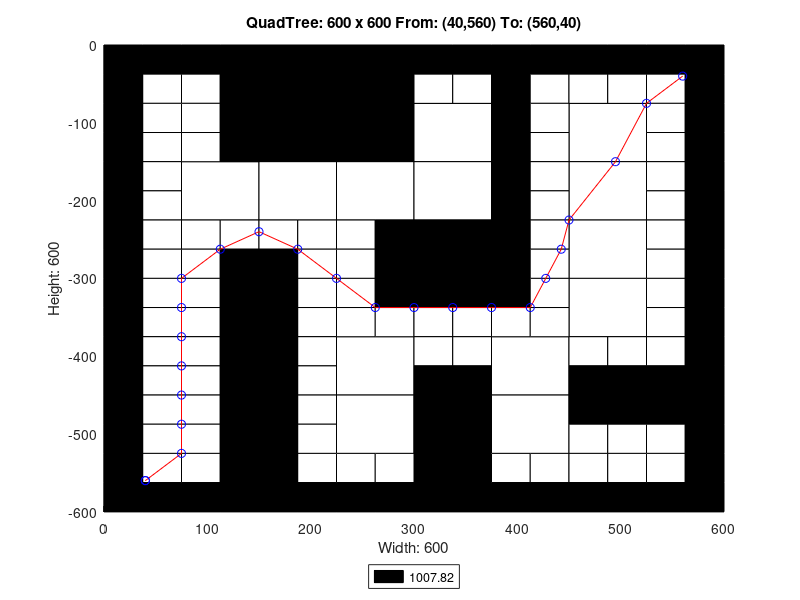

The MATLAB script that drew this image:
axis([0 600 -600 0]);
title('QuadTree: 600 x 600 From: (40,560) To: (560,40)');
xlabel('Width: 600');
ylabel('Height: 600');
rectangle('Position',[150 -150 150 150], 'FaceColor',[0 0 0]);
rectangle('Position',[75 -225 75 75], 'FaceColor',[1 1 1]);
rectangle('Position',[150 -225 75 75], 'FaceColor',[1 1 1]);
rectangle('Position',[225 -225 75 75], 'FaceColor',[1 1 1]);
rectangle('Position',[300 -150 75 75], 'FaceColor',[1 1 1]);
rectangle('Position',[450 -150 75 75], 'FaceColor',[1 1 1]);
rectangle('Position',[300 -225 75 75], 'FaceColor',[1 1 1]);
rectangle('Position',[300 -300 75 75], 'FaceColor',[0 0 0]);
rectangle('Position',[450 -225 75 75], 'FaceColor',[1 1 1]);
rectangle('Position',[450 -300 75 75], 'FaceColor',[1 1 1]);
rectangle('Position',[225 -450 75 75], 'FaceColor',[1 1 1]);
rectangle('Position',[225 -525 75 75], 'FaceColor',[1 1 1]);
rectangle('Position',[375 -450 75 75], 'FaceColor',[1 1 1]);
rectangle('Position',[450 -375 75 75], 'FaceColor',[1 1 1]);
rectangle('Position',[300 -525 75 75], 'FaceColor',[0 0 0]);
rectangle('Position',[375 -525 75 75], 'FaceColor',[1 1 1]);
rectangle('Position',[300 -600 75 75], 'FaceColor',[0 0 0]);
rectangle('Position',[0 -37.5 37.5 37.5], 'FaceColor',[0 0 0]);
rectangle('Position',[37.5 -37.5 37.5 37.5], 'FaceColor',[0 0 0]);
rectangle('Position',[0 -75 37.5 37.5], 'FaceColor',[0 0 0]);
rectangle('Position',[37.5 -75 37.5 37.5], 'FaceColor',[1 1 1]);
rectangle('Position',[75 -37.5 37.5 37.5], 'FaceColor',[0 0 0]);
rectangle('Position',[112.5 -37.5 37.5 37.5], 'FaceColor',[0 0 0]);
rectangle('Position',[75 -75 37.5 37.5], 'FaceColor',[1 1 1]);
rectangle('Position',[112.5 -75 37.5 37.5], 'FaceColor',[0 0 0]);
rectangle('Position',[0 -112.5 37.5 37.5], 'FaceColor',[0 0 0]);
rectangle('Position',[37.5 -112.5 37.5 37.5], 'FaceColor',[1 1 1]);
rectangle('Position',[0 -150 37.5 37.5], 'FaceColor',[0 0 0]);
rectangle('Position',[37.5 -150 37.5 37.5], 'FaceColor',[1 1 1]);
rectangle('Position',[75 -112.5 37.5 37.5], 'FaceColor',[1 1 1]);
rectangle('Position',[112.5 -112.5 37.5 37.5], 'FaceColor',[0 0 0]);
rectangle('Position',[75 -150 37.5 37.5], 'FaceColor',[1 1 1]);
rectangle('Position',[112.5 -150 37.5 37.5], 'FaceColor',[0 0 0]);
rectangle('Position',[0 -187.5 37.5 37.5], 'FaceColor',[0 0 0]);
rectangle('Position',[37.5 -187.5 37.5 37.5], 'FaceColor',[1 1 1]);
rectangle('Position',[0 -225 37.5 37.5], 'FaceColor',[0 0 0]);
rectangle('Position',[37.5 -225 37.5 37.5], 'FaceColor',[1 1 1]);
rectangle('Position',[0 -262.5 37.5 37.5], 'FaceColor',[0 0 0]);
rectangle('Position',[37.5 -262.5 37.5 37.5], 'FaceColor',[1 1 1]);
rectangle('Position',[0 -300 37.5 37.5], 'FaceColor',[0 0 0]);
rectangle('Position',[37.5 -300 37.5 37.5], 'FaceColor',[1 1 1]);
rectangle('Position',[75 -262.5 37.5 37.5], 'FaceColor',[1 1 1]);
rectangle('Position',[112.5 -262.5 37.5 37.5], 'FaceColor',[1 1 1]);
rectangle('Position',[75 -300 37.5 37.5], 'FaceColor',[1 1 1]);
rectangle('Position',[112.5 -300 37.5 37.5], 'FaceColor',[0 0 0]);
rectangle('Position',[150 -262.5 37.5 37.5], 'FaceColor',[1 1 1]);
rectangle('Position',[187.5 -262.5 37.5 37.5], 'FaceColor',[1 1 1]);
rectangle('Position',[150 -300 37.5 37.5], 'FaceColor',[0 0 0]);
rectangle('Position',[187.5 -300 37.5 37.5], 'FaceColor',[1 1 1]);
rectangle('Position',[225 -262.5 37.5 37.5], 'FaceColor',[1 1 1]);
rectangle('Position',[262.5 -262.5 37.5 37.5], 'FaceColor',[0 0 0]);
rectangle('Position',[225 -300 37.5 37.5], 'FaceColor',[1 1 1]);
rectangle('Position',[262.5 -300 37.5 37.5], 'FaceColor',[0 0 0]);
rectangle('Position',[300 -37.5 37.5 37.5], 'FaceColor',[0 0 0]);
rectangle('Position',[337.5 -37.5 37.5 37.5], 'FaceColor',[0 0 0]);
rectangle('Position',[300 -75 37.5 37.5], 'FaceColor',[1 1 1]);
rectangle('Position',[337.5 -75 37.5 37.5], 'FaceColor',[1 1 1]);
rectangle('Position',[375 -37.5 37.5 37.5], 'FaceColor',[0 0 0]);
rectangle('Position',[412.5 -37.5 37.5 37.5], 'FaceColor',[0 0 0]);
rectangle('Position',[375 -75 37.5 37.5], 'FaceColor',[0 0 0]);
rectangle('Position',[412.5 -75 37.5 37.5], 'FaceColor',[1 1 1]);
rectangle('Position',[375 -112.5 37.5 37.5], 'FaceColor',[0 0 0]);
rectangle('Position',[412.5 -112.5 37.5 37.5], 'FaceColor',[1 1 1]);
rectangle('Position',[375 -150 37.5 37.5], 'FaceColor',[0 0 0]);
rectangle('Position',[412.5 -150 37.5 37.5], 'FaceColor',[1 1 1]);
rectangle('Position',[450 -37.5 37.5 37.5], 'FaceColor',[0 0 0]);
rectangle('Position',[487.5 -37.5 37.5 37.5], 'FaceColor',[0 0 0]);
rectangle('Position',[450 -75 37.5 37.5], 'FaceColor',[1 1 1]);
rectangle('Position',[487.5 -75 37.5 37.5], 'FaceColor',[1 1 1]);
rectangle('Position',[525 -37.5 37.5 37.5], 'FaceColor',[0 0 0]);
rectangle('Position',[562.5 -37.5 37.5 37.5], 'FaceColor',[0 0 0]);
rectangle('Position',[525 -75 37.5 37.5], 'FaceColor',[1 1 1]);
rectangle('Position',[562.5 -75 37.5 37.5], 'FaceColor',[0 0 0]);
rectangle('Position',[525 -112.5 37.5 37.5], 'FaceColor',[1 1 1]);
rectangle('Position',[562.5 -112.5 37.5 37.5], 'FaceColor',[0 0 0]);
rectangle('Position',[525 -150 37.5 37.5], 'FaceColor',[1 1 1]);
rectangle('Position',[562.5 -150 37.5 37.5], 'FaceColor',[0 0 0]);
rectangle('Position',[375 -187.5 37.5 37.5], 'FaceColor',[0 0 0]);
rectangle('Position',[412.5 -187.5 37.5 37.5], 'FaceColor',[1 1 1]);
rectangle('Position',[375 -225 37.5 37.5], 'FaceColor',[0 0 0]);
rectangle('Position',[412.5 -225 37.5 37.5], 'FaceColor',[1 1 1]);
rectangle('Position',[375 -262.5 37.5 37.5], 'FaceColor',[0 0 0]);
rectangle('Position',[412.5 -262.5 37.5 37.5], 'FaceColor',[1 1 1]);
rectangle('Position',[375 -300 37.5 37.5], 'FaceColor',[0 0 0]);
rectangle('Position',[412.5 -300 37.5 37.5], 'FaceColor',[1 1 1]);
rectangle('Position',[525 -187.5 37.5 37.5], 'FaceColor',[1 1 1]);
rectangle('Position',[562.5 -187.5 37.5 37.5], 'FaceColor',[0 0 0]);
rectangle('Position',[525 -225 37.5 37.5], 'FaceColor',[1 1 1]);
rectangle('Position',[562.5 -225 37.5 37.5], 'FaceColor',[0 0 0]);
rectangle('Position',[525 -262.5 37.5 37.5], 'FaceColor',[1 1 1]);
rectangle('Position',[562.5 -262.5 37.5 37.5], 'FaceColor',[0 0 0]);
rectangle('Position',[525 -300 37.5 37.5], 'FaceColor',[1 1 1]);
rectangle('Position',[562.5 -300 37.5 37.5], 'FaceColor',[0 0 0]);
rectangle('Position',[0 -337.5 37.5 37.5], 'FaceColor',[0 0 0]);
rectangle('Position',[37.5 -337.5 37.5 37.5], 'FaceColor',[1 1 1]);
rectangle('Position',[0 -375 37.5 37.5], 'FaceColor',[0 0 0]);
rectangle('Position',[37.5 -375 37.5 37.5], 'FaceColor',[1 1 1]);
rectangle('Position',[75 -337.5 37.5 37.5], 'FaceColor',[1 1 1]);
rectangle('Position',[112.5 -337.5 37.5 37.5], 'FaceColor',[0 0 0]);
rectangle('Position',[75 -375 37.5 37.5], 'FaceColor',[1 1 1]);
rectangle('Position',[112.5 -375 37.5 37.5], 'FaceColor',[0 0 0]);
rectangle('Position',[0 -412.5 37.5 37.5], 'FaceColor',[0 0 0]);
rectangle('Position',[37.5 -412.5 37.5 37.5], 'FaceColor',[1 1 1]);
rectangle('Position',[0 -450 37.5 37.5], 'FaceColor',[0 0 0]);
rectangle('Position',[37.5 -450 37.5 37.5], 'FaceColor',[1 1 1]);
rectangle('Position',[75 -412.5 37.5 37.5], 'FaceColor',[1 1 1]);
rectangle('Position',[112.5 -412.5 37.5 37.5], 'FaceColor',[0 0 0]);
rectangle('Position',[75 -450 37.5 37.5], 'FaceColor',[1 1 1]);
rectangle('Position',[112.5 -450 37.5 37.5], 'FaceColor',[0 0 0]);
rectangle('Position',[150 -337.5 37.5 37.5], 'FaceColor',[0 0 0]);
rectangle('Position',[187.5 -337.5 37.5 37.5], 'FaceColor',[1 1 1]);
rectangle('Position',[150 -375 37.5 37.5], 'FaceColor',[0 0 0]);
rectangle('Position',[187.5 -375 37.5 37.5], 'FaceColor',[1 1 1]);
rectangle('Position',[225 -337.5 37.5 37.5], 'FaceColor',[1 1 1]);
rectangle('Position',[262.5 -337.5 37.5 37.5], 'FaceColor',[0 0 0]);
rectangle('Position',[225 -375 37.5 37.5], 'FaceColor',[1 1 1]);
rectangle('Position',[262.5 -375 37.5 37.5], 'FaceColor',[1 1 1]);
rectangle('Position',[150 -412.5 37.5 37.5], 'FaceColor',[0 0 0]);
rectangle('Position',[187.5 -412.5 37.5 37.5], 'FaceColor',[1 1 1]);
rectangle('Position',[150 -450 37.5 37.5], 'FaceColor',[0 0 0]);
rectangle('Position',[187.5 -450 37.5 37.5], 'FaceColor',[1 1 1]);
rectangle('Position',[0 -487.5 37.5 37.5], 'FaceColor',[0 0 0]);
rectangle('Position',[37.5 -487.5 37.5 37.5], 'FaceColor',[1 1 1]);
rectangle('Position',[0 -525 37.5 37.5], 'FaceColor',[0 0 0]);
rectangle('Position',[37.5 -525 37.5 37.5], 'FaceColor',[1 1 1]);
rectangle('Position',[75 -487.5 37.5 37.5], 'FaceColor',[1 1 1]);
rectangle('Position',[112.5 -487.5 37.5 37.5], 'FaceColor',[0 0 0]);
rectangle('Position',[75 -525 37.5 37.5], 'FaceColor',[1 1 1]);
rectangle('Position',[112.5 -525 37.5 37.5], 'FaceColor',[0 0 0]);
rectangle('Position',[0 -562.5 37.5 37.5], 'FaceColor',[0 0 0]);
rectangle('Position',[37.5 -562.5 37.5 37.5], 'FaceColor',[1 1 1]);
rectangle('Position',[0 -600 37.5 37.5], 'FaceColor',[0 0 0]);
rectangle('Position',[37.5 -600 37.5 37.5], 'FaceColor',[0 0 0]);
rectangle('Position',[75 -562.5 37.5 37.5], 'FaceColor',[1 1 1]);
rectangle('Position',[112.5 -562.5 37.5 37.5], 'FaceColor',[0 0 0]);
rectangle('Position',[75 -600 37.5 37.5], 'FaceColor',[0 0 0]);
rectangle('Position',[112.5 -600 37.5 37.5], 'FaceColor',[0 0 0]);
rectangle('Position',[150 -487.5 37.5 37.5], 'FaceColor',[0 0 0]);
rectangle('Position',[187.5 -487.5 37.5 37.5], 'FaceColor',[1 1 1]);
rectangle('Position',[150 -525 37.5 37.5], 'FaceColor',[0 0 0]);
rectangle('Position',[187.5 -525 37.5 37.5], 'FaceColor',[1 1 1]);
rectangle('Position',[150 -562.5 37.5 37.5], 'FaceColor',[0 0 0]);
rectangle('Position',[187.5 -562.5 37.5 37.5], 'FaceColor',[1 1 1]);
rectangle('Position',[150 -600 37.5 37.5], 'FaceColor',[0 0 0]);
rectangle('Position',[187.5 -600 37.5 37.5], 'FaceColor',[0 0 0]);
rectangle('Position',[225 -562.5 37.5 37.5], 'FaceColor',[1 1 1]);
rectangle('Position',[262.5 -562.5 37.5 37.5], 'FaceColor',[1 1 1]);
rectangle('Position',[225 -600 37.5 37.5], 'FaceColor',[0 0 0]);
rectangle('Position',[262.5 -600 37.5 37.5], 'FaceColor',[0 0 0]);
rectangle('Position',[300 -337.5 37.5 37.5], 'FaceColor',[0 0 0]);
rectangle('Position',[337.5 -337.5 37.5 37.5], 'FaceColor',[0 0 0]);
rectangle('Position',[300 -375 37.5 37.5], 'FaceColor',[1 1 1]);
rectangle('Position',[337.5 -375 37.5 37.5], 'FaceColor',[1 1 1]);
rectangle('Position',[375 -337.5 37.5 37.5], 'FaceColor',[0 0 0]);
rectangle('Position',[412.5 -337.5 37.5 37.5], 'FaceColor',[1 1 1]);
rectangle('Position',[375 -375 37.5 37.5], 'FaceColor',[1 1 1]);
rectangle('Position',[412.5 -375 37.5 37.5], 'FaceColor',[1 1 1]);
rectangle('Position',[300 -412.5 37.5 37.5], 'FaceColor',[1 1 1]);
rectangle('Position',[337.5 -412.5 37.5 37.5], 'FaceColor',[1 1 1]);
rectangle('Position',[300 -450 37.5 37.5], 'FaceColor',[0 0 0]);
rectangle('Position',[337.5 -450 37.5 37.5], 'FaceColor',[0 0 0]);
rectangle('Position',[525 -337.5 37.5 37.5], 'FaceColor',[1 1 1]);
rectangle('Position',[562.5 -337.5 37.5 37.5], 'FaceColor',[0 0 0]);
rectangle('Position',[525 -375 37.5 37.5], 'FaceColor',[1 1 1]);
rectangle('Position',[562.5 -375 37.5 37.5], 'FaceColor',[0 0 0]);
rectangle('Position',[450 -412.5 37.5 37.5], 'FaceColor',[1 1 1]);
rectangle('Position',[487.5 -412.5 37.5 37.5], 'FaceColor',[1 1 1]);
rectangle('Position',[450 -450 37.5 37.5], 'FaceColor',[0 0 0]);
rectangle('Position',[487.5 -450 37.5 37.5], 'FaceColor',[0 0 0]);
rectangle('Position',[525 -412.5 37.5 37.5], 'FaceColor',[1 1 1]);
rectangle('Position',[562.5 -412.5 37.5 37.5], 'FaceColor',[0 0 0]);
rectangle('Position',[525 -450 37.5 37.5], 'FaceColor',[0 0 0]);
rectangle('Position',[562.5 -450 37.5 37.5], 'FaceColor',[0 0 0]);
rectangle('Position',[375 -562.5 37.5 37.5], 'FaceColor',[1 1 1]);
rectangle('Position',[412.5 -562.5 37.5 37.5], 'FaceColor',[1 1 1]);
rectangle('Position',[375 -600 37.5 37.5], 'FaceColor',[0 0 0]);
rectangle('Position',[412.5 -600 37.5 37.5], 'FaceColor',[0 0 0]);
rectangle('Position',[450 -487.5 37.5 37.5], 'FaceColor',[0 0 0]);
rectangle('Position',[487.5 -487.5 37.5 37.5], 'FaceColor',[0 0 0]);
rectangle('Position',[450 -525 37.5 37.5], 'FaceColor',[1 1 1]);
rectangle('Position',[487.5 -525 37.5 37.5], 'FaceColor',[1 1 1]);
rectangle('Position',[525 -487.5 37.5 37.5], 'FaceColor',[0 0 0]);
rectangle('Position',[562.5 -487.5 37.5 37.5], 'FaceColor',[0 0 0]);
rectangle('Position',[525 -525 37.5 37.5], 'FaceColor',[1 1 1]);
rectangle('Position',[562.5 -525 37.5 37.5], 'FaceColor',[0 0 0]);
rectangle('Position',[450 -562.5 37.5 37.5], 'FaceColor',[1 1 1]);
rectangle('Position',[487.5 -562.5 37.5 37.5], 'FaceColor',[1 1 1]);
rectangle('Position',[450 -600 37.5 37.5], 'FaceColor',[0 0 0]);
rectangle('Position',[487.5 -600 37.5 37.5], 'FaceColor',[0 0 0]);
rectangle('Position',[525 -562.5 37.5 37.5], 'FaceColor',[1 1 1]);
rectangle('Position',[562.5 -562.5 37.5 37.5], 'FaceColor',[0 0 0]);
rectangle('Position',[525 -600 37.5 37.5], 'FaceColor',[0 0 0]);
rectangle('Position',[562.5 -600 37.5 37.5], 'FaceColor',[0 0 0]);
X=[560,525,495,450,442.5,427.5,412.5,375,337.5,300,262.5,225,187.5,150,112.5,75,75,75,75,75,75,75,40,40];
Y=[-40,-75,-150,-225,-262.5,-300,-337.5,-337.5,-337.5,-337.5,-337.5,-300,-262.5,-240,-262.5,-300,-337.5,-375,-412.5,-450,-487.5,-525,-560,-560];
hold on;
plot(X,Y,'r');
plot(X,Y,'bo');
legend('1007.82','Location','southoutside');
